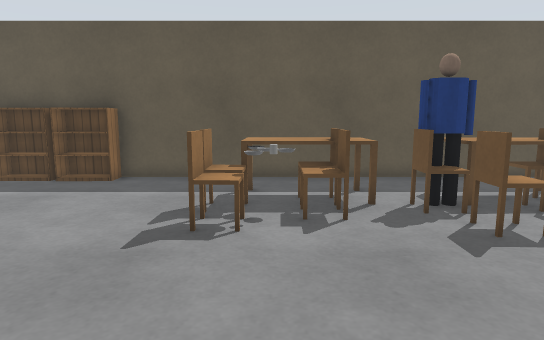
View 1 (above)

16 first-person views from a walk through a Gazebo world. The camera is 1 m above the floor, tilts 8° down and sees 75° across. The lines on the ground mark 1 m squares. The floor is counted in squares, 0.5 m on a side. Each view is taken from the middle of a square. On the plan, view 1 faces up. The plan holds only what a view shows up to about 19 squares ahead; the rest is blank. The place goes on beyond the plan. Simple patterns stand in for the simulator's built-in surfaces. Some stock models are drawn as simple stand-ins. Surface patterns are stand-ins for the level's own textures.

View 2
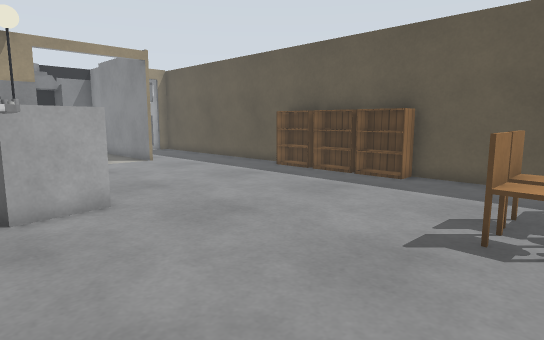

View 3
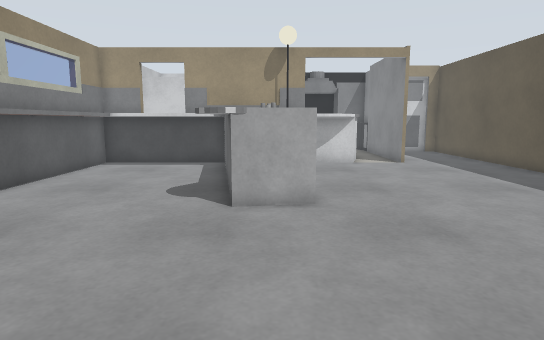

View 4
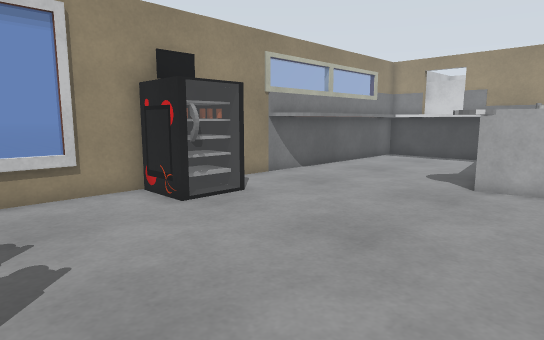

View 5
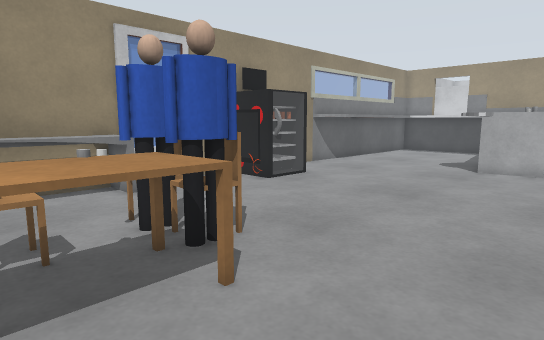

View 6
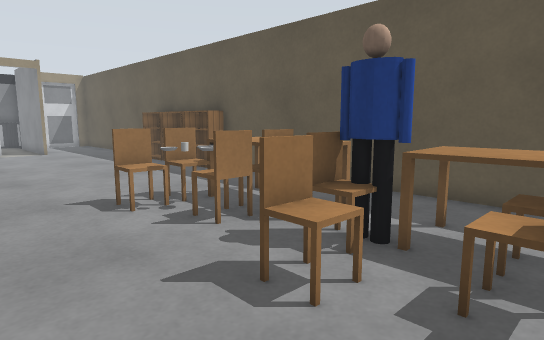

View 7
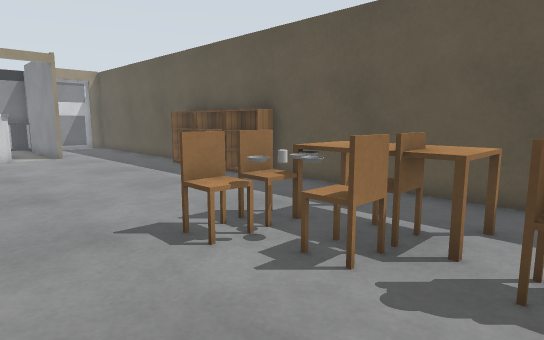

View 8
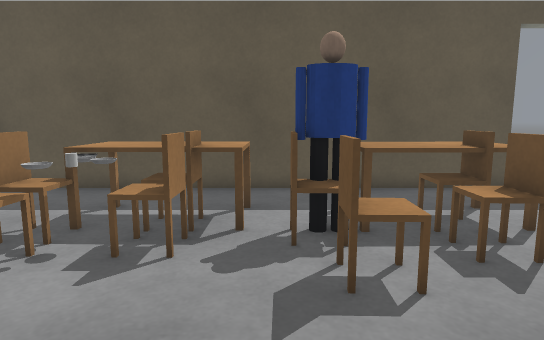

View 9
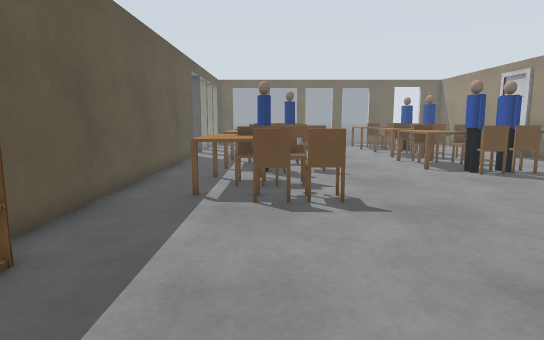

View 10
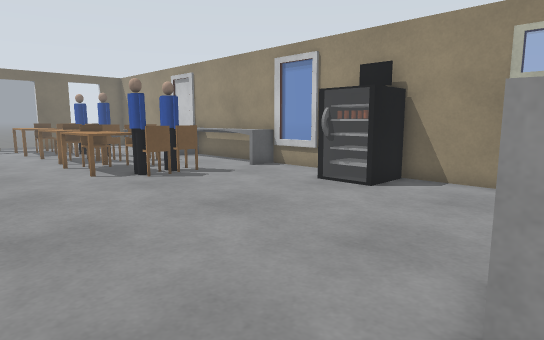

View 11
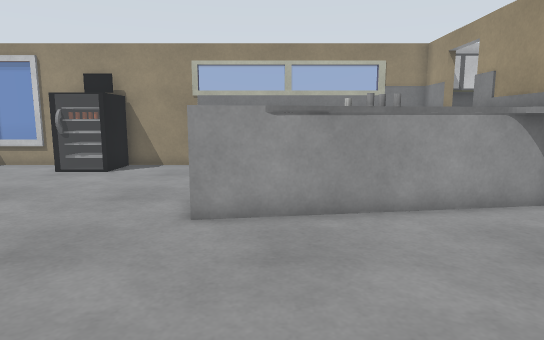

View 12
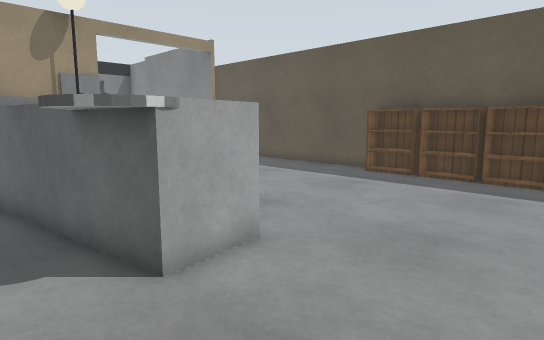

View 13
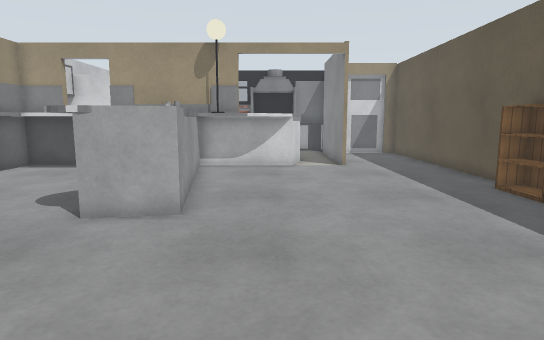

View 14
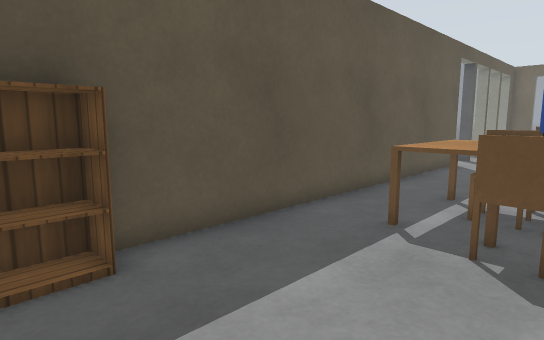

View 15
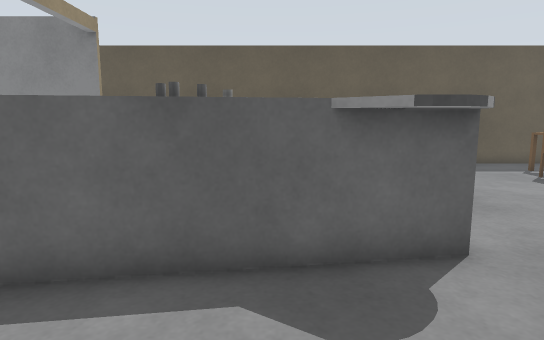

View 16
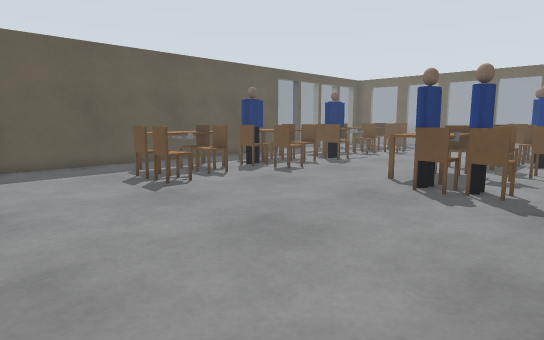

### Floor plan
Points are (right, up) in squares from view 1. A wall is a line through its corners. A room is listed if a view was taken in it or the views show most of it. See-through windows are left out.
Room 1 (views 1, 2, 3, 4, 5, 6, 7, 8, 9, 10, 11, 12, 13, 14, 15, 16)
walls: (-9.3, 0.1) (-10.3, 0.8); (-3.5, -4.1) (-1.8, -4.1); (-2.4, -5.9) (6.6, -5.9); (-15.3, 2) (-10, 2.8); (-16.8, 5.9) (-16.8, 0.9); (-16.8, 8.2) (-18.5, 8.2); (-14.9, -4.6) (-8, -4.6); (7.5, 12.4) (-18.5, 12.4); (-18.5, 6.4) (-16.5, 5.8) (-15.9, 4.8); (-16.8, -5.9) (-3.6, -5.9) (-3.6, -3.7) (-1.5, -3.7) (-1.5, -5.9)
low walls: (-7.6, -4.9) (-7.1, -5.2); (-7.3, -5.1) (-6.9, -5.4); (-14.9, -0.4) (-14.9, -4.6); (-15.8, 4.2) (-15.8, 3.5); (-15.9, 4.8) (-15.8, 4.1); (2.8, -6) (2.8, -4.6) (6.6, -4.6); (3.4, -5.6) (5.6, -5.6); (-16.1, 5.1) (-15.9, 4.6); (-17.1, 6.1) (-16.8, 5.9)
objects: other object (-13, 2); bookshelf (-11, 12) to (-10, 12); grey box (-9, 2) to (-8, 3); bookshelf (-9, 12) to (-8, 12); bookshelf (-7, 12) to (-5, 12); chair (-2, 8) to (-1, 8); chair (-1, 6) to (-1, 7); kitchen table (-1, 9) to (2, 10); cup (0, 6); bowl (0, 7); other object (0, 8); chair (1, 7) to (2, 8); chair (1, 8) to (2, 9); chair (3, -2) to (4, -2); person (3, -1) to (4, -1); person (3, 0) to (4, 0); chair (3, 7) to (4, 8); kitchen table (4, 0) to (7, 2); chair (4, 6) to (5, 7); person (4, 8) to (5, 9); other object (5, -1); other object (5, 0); kitchen table (5, 9) to (7, 10); chair (6, -1) to (7, -1); chair (6, 7) to (7, 8); chair (7, 1); chair (7, 8) to (7, 9)

Positions as (right, up) in squares from view 1, and headings:
1: (0, 0), facing up
2: (0, 0), facing up-left
3: (0, 2), facing left
4: (3, 4), facing down-left
5: (7, 5), facing down-left
6: (7, 3), facing up-left
7: (4, 3), facing up-left
8: (3, 2), facing up
9: (-10, 8), facing right
10: (-9, 6), facing down-right
11: (-10, 10), facing down
12: (-4, -1), facing up-left
13: (-1, 5), facing left
14: (-7, 7), facing up-right
15: (-11, -4), facing up
16: (-7, -4), facing up-right
